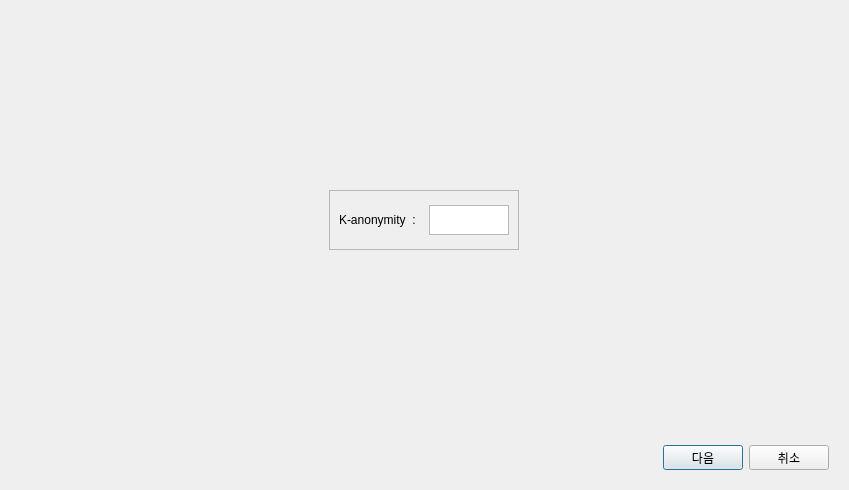
<?xml version="1.0" encoding="UTF-8"?>
<ui version="4.0">
 <class>Dialog</class>
 <widget class="QDialog" name="Dialog">
  <property name="geometry">
   <rect>
    <x>0</x>
    <y>0</y>
    <width>849</width>
    <height>490</height>
   </rect>
  </property>
  <property name="windowTitle">
   <string>Dialog</string>
  </property>
  <layout class="QGridLayout" name="gridLayout">
   <item row="0" column="0">
    <widget class="QStackedWidget" name="stackedWidget">
     <property name="maximumSize">
      <size>
       <width>100000</width>
       <height>8000</height>
      </size>
     </property>
     <property name="inputMethodHints">
      <set>Qt::ImhNone</set>
     </property>
     <property name="currentIndex">
      <number>0</number>
     </property>
     <widget class="QWidget" name="page">
      <layout class="QGridLayout" name="gridLayout_3">
       <item row="1" column="0" alignment="Qt::AlignHCenter">
        <widget class="QFrame" name="frame">
         <property name="sizePolicy">
          <sizepolicy hsizetype="Maximum" vsizetype="Maximum">
           <horstretch>0</horstretch>
           <verstretch>0</verstretch>
          </sizepolicy>
         </property>
         <property name="maximumSize">
          <size>
           <width>1000</width>
           <height>60</height>
          </size>
         </property>
         <property name="frameShape">
          <enum>QFrame::StyledPanel</enum>
         </property>
         <property name="frameShadow">
          <enum>QFrame::Raised</enum>
         </property>
         <layout class="QGridLayout" name="gridLayout_2">
          <item row="0" column="0">
           <widget class="QLabel" name="label">
            <property name="maximumSize">
             <size>
              <width>300</width>
              <height>30</height>
             </size>
            </property>
            <property name="text">
             <string>K-anonymity  :  </string>
            </property>
            <property name="margin">
             <number>10</number>
            </property>
           </widget>
          </item>
          <item row="0" column="1" alignment="Qt::AlignHCenter|Qt::AlignVCenter">
           <widget class="QTextEdit" name="textEdit">
            <property name="maximumSize">
             <size>
              <width>80</width>
              <height>30</height>
             </size>
            </property>
            <property name="html">
             <string>&lt;!DOCTYPE HTML PUBLIC &quot;-//W3C//DTD HTML 4.0//EN&quot; &quot;http://www.w3.org/TR/REC-html40/strict.dtd&quot;&gt;
&lt;html&gt;&lt;head&gt;&lt;meta name=&quot;qrichtext&quot; content=&quot;1&quot; /&gt;&lt;style type=&quot;text/css&quot;&gt;
p, li { white-space: pre-wrap; }
&lt;/style&gt;&lt;/head&gt;&lt;body style=&quot; font-family:'Gulim'; font-size:9pt; font-weight:400; font-style:normal;&quot;&gt;
&lt;p align=&quot;center&quot; style=&quot;-qt-paragraph-type:empty; margin-top:0px; margin-bottom:0px; margin-left:0px; margin-right:0px; -qt-block-indent:0; text-indent:0px;&quot;&gt;&lt;br /&gt;&lt;/p&gt;&lt;/body&gt;&lt;/html&gt;</string>
            </property>
           </widget>
          </item>
         </layout>
        </widget>
       </item>
       <item row="0" column="0">
        <layout class="QHBoxLayout" name="horizontalLayout_groupbox"/>
       </item>
      </layout>
     </widget>
     <widget class="QWidget" name="page_2">
      <layout class="QVBoxLayout" name="verticalLayout"/>
     </widget>
    </widget>
   </item>
   <item row="1" column="0" alignment="Qt::AlignRight">
    <widget class="QFrame" name="horizontalFrame">
     <property name="maximumSize">
      <size>
       <width>1000</width>
       <height>40</height>
      </size>
     </property>
     <property name="contextMenuPolicy">
      <enum>Qt::NoContextMenu</enum>
     </property>
     <property name="layoutDirection">
      <enum>Qt::LeftToRight</enum>
     </property>
     <property name="frameShadow">
      <enum>QFrame::Plain</enum>
     </property>
     <layout class="QHBoxLayout" name="horizontalLayout_2">
      <property name="sizeConstraint">
       <enum>QLayout::SetFixedSize</enum>
      </property>
      <item>
       <widget class="QPushButton" name="next_button">
        <property name="sizePolicy">
         <sizepolicy hsizetype="Minimum" vsizetype="Minimum">
          <horstretch>0</horstretch>
          <verstretch>0</verstretch>
         </sizepolicy>
        </property>
        <property name="maximumSize">
         <size>
          <width>80</width>
          <height>25</height>
         </size>
        </property>
        <property name="layoutDirection">
         <enum>Qt::RightToLeft</enum>
        </property>
        <property name="text">
         <string>다음</string>
        </property>
       </widget>
      </item>
      <item>
       <widget class="QPushButton" name="cancel_button">
        <property name="sizePolicy">
         <sizepolicy hsizetype="Minimum" vsizetype="Minimum">
          <horstretch>0</horstretch>
          <verstretch>0</verstretch>
         </sizepolicy>
        </property>
        <property name="maximumSize">
         <size>
          <width>80</width>
          <height>25</height>
         </size>
        </property>
        <property name="focusPolicy">
         <enum>Qt::StrongFocus</enum>
        </property>
        <property name="layoutDirection">
         <enum>Qt::RightToLeft</enum>
        </property>
        <property name="text">
         <string>취소</string>
        </property>
       </widget>
      </item>
     </layout>
    </widget>
   </item>
  </layout>
 </widget>
 <resources/>
 <connections/>
</ui>
